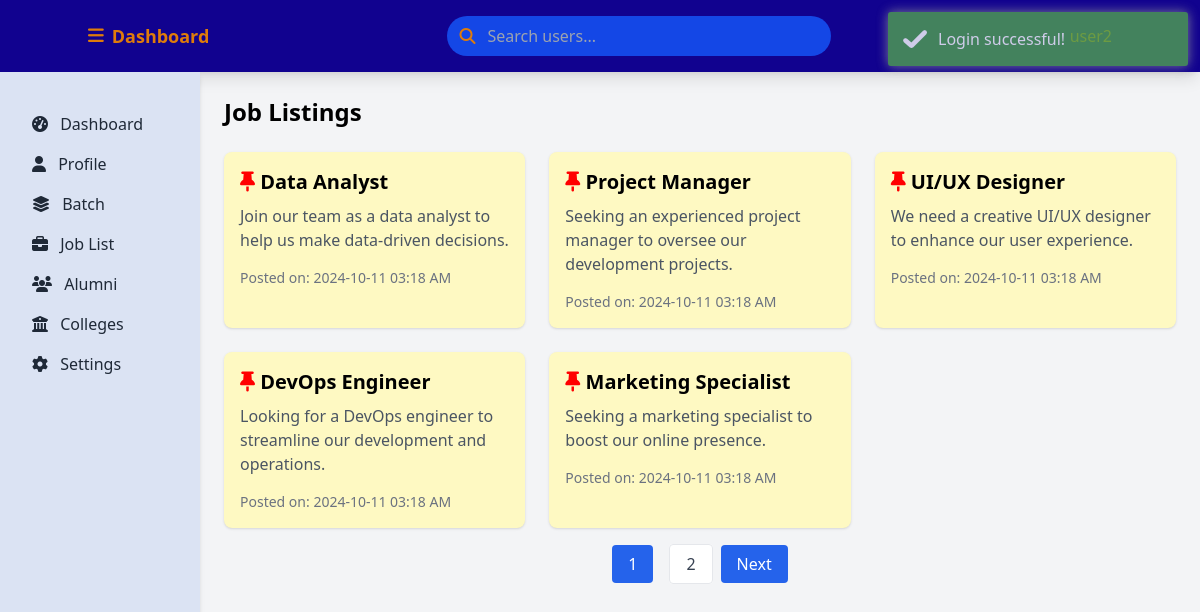
The app's page /pages/dashboard/job_list.php (signed in) with its own data.
### tables this page shows
CREATE TABLE `nx_job_postings` (
  `jobID` int(11) NOT NULL,
  `title` varchar(100) NOT NULL,
  `description` text NOT NULL,
  `posted_by` int(11) NOT NULL,
  `created_at` timestamp NOT NULL DEFAULT current_timestamp(),
  `updated_at` timestamp NOT NULL DEFAULT current_timestamp() ON UPDATE current_timestamp()
);

### pages/dashboard/job_list.php (the view, shortened to what this page needs)
<?php
require_once '../../backend/db_connect.php';
$page = isset($_GET['page']) ? (int)$_GET['page'] : 1;
$limit = 5;
$offset = ($page - 1) * $limit;
$query = "SELECT * FROM nx_job_postings LIMIT $limit OFFSET $offset";
$result = $conn->query($query);
$totalJobsQuery = "SELECT COUNT(*) as total FROM nx_job_postings";
$totalResult = $conn->query($totalJobsQuery);
$totalJobs = $totalResult->fetch_assoc()['total'];
$totalPages = ceil($totalJobs / $limit);
?>
<!DOCTYPE html>
<html lang="en">
<head>
    <?php include_once '../header_cdn.php'; ?>
</head>
<body class="bg-gray-100">
    <?php include '../header.php'; ?>
    <div class="flex h-screen">
        <?php include '../sidebar.php'; ?>
        <div class="flex-1 p-4 md:p-6 overflow-y-auto mb-16">
            <h2 class="text-2xl font-bold mb-6">
                Job Listings
            </h2>
            <div class="grid grid-cols-1 md:grid-cols-2 lg:grid-cols-3 gap-6">
                <?php if ($result->num_rows > 0): ?>
                    <?php while ($job = $result->fetch_assoc()): ?>
                        <div class="bg-yellow-100 p-4 rounded-lg shadow hover:shadow-lg transition-shadow">
                            <h3 class="text-xl font-semibold mb-2"><i class="fas fa-thumbtack blinking-pin"></i> <?php echo htmlspecialchars($job['title']); ?></h3>
                            <p class="text-gray-600 mb-4"><?php echo htmlspecialchars($job['description']); ?></p>
                            <p class="text-gray-500 text-sm">Posted on: <?php echo date('Y-m-d h:i A', strtotime($job['created_at'])); ?></p>
                        </div>
                    <?php endwhile; ?>
                <?php else: ?>
                    <p class="text-gray-500">No job listings available.</p>
                <?php endif; ?>
            </div>
            <div class="flex justify-center mt-6">
                <nav>
                    <ul class="flex space-x-2">
                        <?php for ($i = 1; $i <= $totalPages; $i++): ?>
                            <li>
                                <a href="?page=<?php echo $i; ?>" class="px-4 py-2 <?php echo $i === $page ? 'text-white bg-blue-600' : 'text-gray-700 bg-white border'; ?> rounded hover:bg-blue-600 hover:text-white transition">
                                    <?php echo $i; ?>
                                </a>
                            </li>
                        <?php endfor; ?>
                        <li>
                            <a href="?page=<?php echo $page < $totalPages ? $page + 1 : $totalPages; ?>" class="px-4 py-2 text-white bg-blue-600 rounded hover:bg-blue-700">Next</a>
                        </li>
                    </ul>
                </nav>
            </div>
        </div>
    </div>
</body>
</html>

### pages/dashboard/job_list.php (style rules this page uses)
.blinking-pin { color: red; animation: blink 1s infinite; }

### records on screen
nx_job_postings: title "Data Analyst", description "Join our team as a data analyst to help us make data-driven decisions.", created_at "2024-10-11 03:18 AM"
nx_job_postings: title "Project Manager", description "Seeking an experienced project manager to oversee our development projects.", created_at "2024-10-11 03:18 AM"
nx_job_postings: title "UI/UX Designer", description "We need a creative UI/UX designer to enhance our user experience.", created_at "2024-10-11 03:18 AM"
nx_job_postings: title "DevOps Engineer", description "Looking for a DevOps engineer to streamline our development and operations.", created_at "2024-10-11 03:18 AM"
nx_job_postings: title "Marketing Specialist", description "Seeking a marketing specialist to boost our online presence.", created_at "2024-10-11 03:18 AM"
